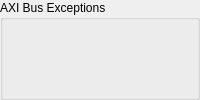
             <widget class="QWidget" name="G_AXI_BUS_EXCEPTIONS" >
              <layout class="QVBoxLayout" >
               <property name="margin" >
                <number>0</number>
               </property>
               <property name="spacing" >
                <number>0</number>
               </property>
               <item>
                <widget class="QGroupBox" name="groupBox_axi_bus_exceptions" >
                 <property name="title" >
                  <string>AXI Bus Exceptions</string>
                 </property>
                 <property name="lineWidth" stdset="0" >
                  <number>1</number>
                 </property>
                 <layout class="QHBoxLayout" >
                  <property name="margin" >
                   <number>9</number>
                  </property>
                  <property name="spacing" >
                   <number>0</number>
                  </property>
                  <item>
                   <widget class="MdtGui::LabeledCheckbox" name="C_M_AXI_I_BUS_EXCEPTION" >
                    <property name="TclProc" >
                      <string>gui_iaxi_bus_exception</string>
                    </property>
                    <property name="Label" >
                     <string>Enable Instruction-side AXI Exception</string>
                    </property>
                    <property name="LabelTooltip" >
                     <string>&lt;qt>Enable the instruction-side Advanced eXtensible Interconnect (AXI) exception.  This causes an exception if there is an error on the instruction-side AXI bus.  The user must provide their own exception handler.&lt;/qt></string>
                    </property>
                    <property name="Key" >
                     <string>C_M_AXI_I_BUS_EXCEPTION</string>
                    </property>
                   </widget>
                  </item>
                  <item>
                   <widget class="MdtGui::LabeledCheckbox" name="C_M_AXI_D_BUS_EXCEPTION" >
                    <property name="TclProc" >
                      <string>gui_daxi_bus_exception</string>
                    </property>
                    <property name="Label" >
                     <string>Enable Data-side AXI Exception</string>
                    </property>
                    <property name="LabelTooltip" >
                     <string>&lt;qt>Enable the data-side Advanced eXtensible Interconnect (AXI) exception.  This causes an exception if there is an error on the data-side AXI bus.  The user must provide their own exception handler.&lt;/qt></string>
                    </property>
                    <property name="Key" >
                     <string>C_M_AXI_D_BUS_EXCEPTION</string>
                    </property>
                    <property name="Hidden" >
                     <bool>false</bool>
                    </property>
                   </widget>
                  </item>
                 </layout>
                </widget>
               </item>
              </layout>
             </widget>
